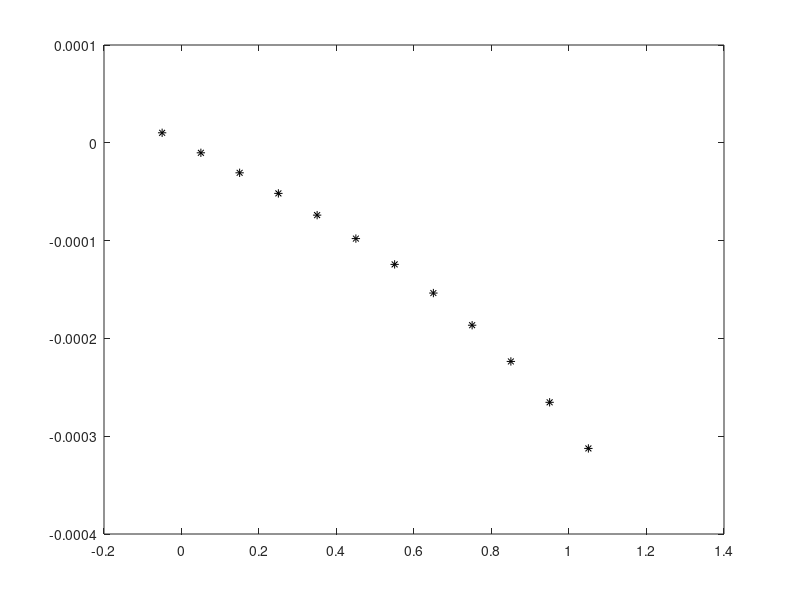

This chart was generated by the following MATLAB code:
function  cartilage1D
%solve loosly coupled, weakly nonlinear fluid and mechanics biomechanics 
% problem from Mansoor
%  E d^2u/dz^2 =   dPdz
%  dP/dz = (K0/(1-phis)^2) du/dt ==> du/dt = (((1-phis)^2)/K0) dP/dz
% with phis = phi0 (1-du/dz) 
 

% u at cell centers;  P at cell edges 
% u(0)=0    dPdz=0 at bottom  
% u(1) = f(t), P=0 at top 
 

% update u given the boundary forcing. with new u, compute P
 

% constants
E=10;      k0=1;     phi0=0.6;   P0=1;
 

 

nz=12; 
dz=1/(nz-2);  dz2=dz*dz;  dt=0.0125*dz*dz;   dtdz=dt/dz;
totaltimestep=2500;
% index j=1 is at -dz/2 for u, dPdz. 
for j=1:nz                                      
      zu(j)=(j-1.5)*dz ;                    
end
% index j=1 is at z=0,1, etc for P, dudz
for j=1:nz-1                                  
      zP(j)=(j-1)*dz ;                     
end
 

% initializing fields
P=P0*ones(nz-1,1);    dPdz=zeros(nz,1);
u=zeros(nz,1);        dudz=zeros(nz-1,1);  
udiff=zeros(nz,1);
k=k0*ones(nz,1);  
D=zeros(nz-1,nz-1);
%for j=(nz-2)/2+1:nz+2
%    k(j)=1*k0;
%end
for j=1:nz-1
  phi(j)=phi0*(1-dudz(j));
end
D=zeros(nz-1,nz-1);   rhs=zeros(nz-1,1);  
time=zeros(totaltimestep+1);
t=0; time(1)=t;
displacement=zeros(nz,totaltimestep+1);
% boundary forcing
rate=0.001;
forcing = @(s) -rate*s;
 

for timestep=1:totaltimestep
  t=t+dt; time(timestep+1)=t ; 
 

  for j=2:nz-1
    phih=(phi(j)+phi(j-1))/2;  %phi = phi0(1-dudz) so runs j=1:nz-1
    u(j)=u(j)+dtdz*((1-phih)^2/k(j))*(P(j)-P(j-1));
  end
  u(1) =-u(2);
  u(nz)=forcing(t);
  

  for j=1:nz-1
      dudz(j)=(u(j+1)-u(j))/dz;
  end
  for j=1:nz-1
  phi(j)=phi0*(1-dudz(j));
  end
  

  for j=2:nz-1
    rhs(j)=E*(u(j+1)-2*u(j)+u(j-1))/dz;
  end
    rhs(1)=0;
  for j=2:nz-1
    D(j,j)=1+0.0000001;
    D(j,j-1)=-1;
  end
% 2nd order dP/dz=0 at z=0
  D(1,1)=-3/2;
  D(1,2)=4/2;
  D(1,3)=-1/2;
  

  P=D\rhs;
  

  for j=1:nz
      displacement(j)=displacement(j)+dt*u(j);
  end
  

  

 %nonlinear diffusion version for comparison 
  for j=2:nz-1
    phih=(phi(j)+phi(j-1))/2;  %phi = phi0(1-dudz) so runs j=1:nz-1
    udiff(j)=udiff(j)+(dt/dz2)*((1-phih)^2/k(j))*E* ...
        (udiff(j+1)-2*udiff(j)+udiff(j-1));
  end
  udiff(1) =-udiff(2);
  udiff(nz)=forcing(t);
  

  

end
 

% t
size(u)
% udiff
% P
 

plot(zu,u,'k*')
%hold on
%plot(zu,udiff,'r*')
for j=1:nz
    displacement(j);
end
 

 

end